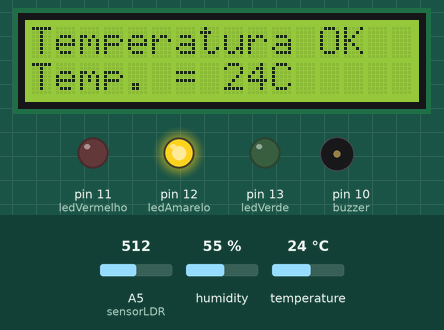
Recording of a sketch running on a simulated Arduino Uno, built with avr-gcc and run on an emulated ATmega328P. On the bench: 16×2 character LCD, output pins drawn as LEDs (lit = HIGH), buzzer (waves = sounding, pin HIGH). Inputs (shaded band) come from the test bench; at power-on: temperature 24 °C, A5 (sensorLDR) = 512, humidity 55 %. What the sketch prints to the serial monitor is not drawn.

Above: at 2.2 s.
2.3 s: temperature set to 27 °C
At 6.6 s:
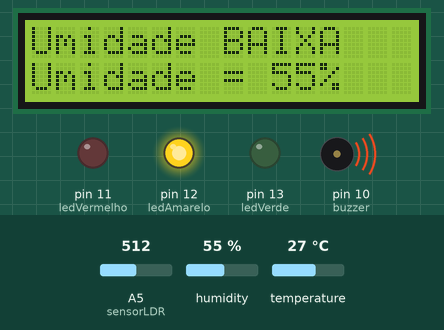
10.0 s: A5 (sensorLDR) set to 6
13.9 s: A5 (sensorLDR) set to 3
At 15.1 s:
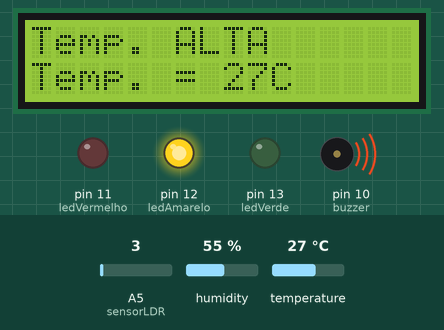
21.6 s: humidity set to 68 %
At 25.3 s:
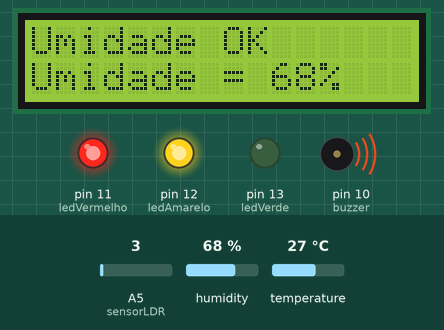
29.3 s: humidity set to 79 %
At 34.4 s:
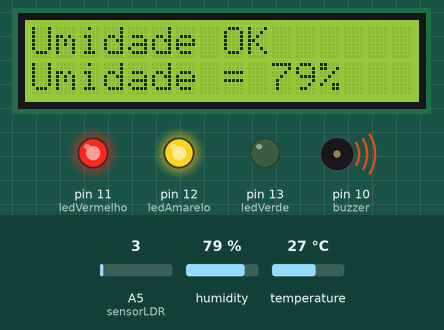
36.2 s: humidity set to 82 %
At 40.7 s:
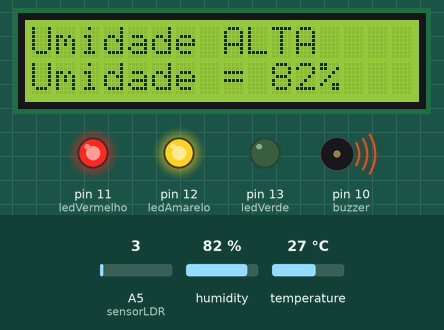
Timing chart, 0 to 44.9 s (numbered marks = the images above; inputs shaded):
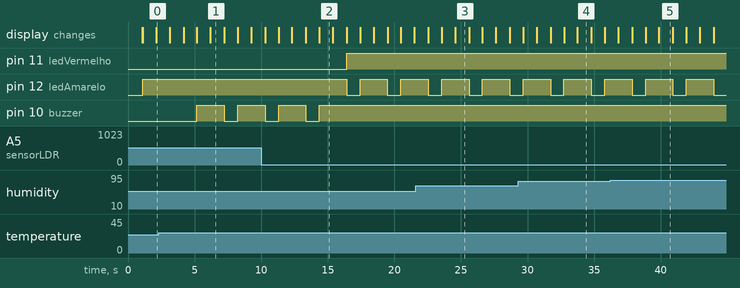

Measured:
- the behaviour switches between 25 and 26 °C on temperature (found by bisection; images 0 and 1)
- the behaviour switches between 5 and 4 on A5 (sensorLDR) (found by bisection; images 1 and 2)
- the behaviour switches between 80 and 81 % on humidity (found by bisection; images 4 and 5)
- after the input at 2.3 s, pin 10 (buzzer): LOW → HIGH after 2.9 s, → LOW 2.1 s later, → HIGH 1.0 s later; the display: first differs from a run without the input after 2.9 s (image 1 shows a later state)
- after the input at 13.9 s, pin 11 (ledVermelho): LOW → HIGH after 2.5 s; pin 12 (ledAmarelo): alternates HIGH for 2.1 s and LOW for 1.0 s, starting after 2.5 s; pin 10 (buzzer): goes on until 14.4 s, then stays HIGH
- after the input at 21.6 s, the display: first differs from a run without the input after 3.0 s (image 3)
- after the input at 36.2 s, the display: first differs from a run without the input after 3.7 s (image 5)

The sketch:

cp2-DHT.ino
```cpp
#include "DHT.h"
#include<LiquidCrystal.h>

LiquidCrystal lcd(7, 6, 5, 4, 3, 2);

int ledVermelho = 11;
int ledAmarelo = 12;
int ledVerde = 13;
int buzzer = 10;
int sensorLDR = A5;
const int sensorDHT = A4;
int limiteLDR = 600;

DHT dht(A4, DHT11);
int temp = 0;
int umid = 0;
int numLeituras = 0;
float mediaTemp = 0;
float mediaUmid = 0;

void setup() {
  pinMode(ledVermelho, OUTPUT);
  pinMode(ledAmarelo, OUTPUT);
  pinMode(ledVerde, OUTPUT);
  pinMode(buzzer, OUTPUT);
  pinMode(sensorLDR, INPUT);
  pinMode(sensorDHT, INPUT);

  Serial.begin(9600);
  delay(1000);
  lcd.begin(16, 2);
  dht.begin();
}

void loop() {
  temp = dht.readTemperature();
  umid = dht.readHumidity();

  mediaTemp += temp;
  mediaUmid += umid;
  numLeituras++;

  mediaTemp /= numLeituras;
  mediaUmid /= numLeituras;

  Serial.print("Temperatura média: ");
  Serial.print(temp);
  Serial.println(" *C");
  Serial.print("Umidade média: ");
  Serial.print(umid);
  Serial.println("%");

  if (numLeituras >= 1000) {
    numLeituras = 0;
    mediaTemp = 0;
    mediaUmid = 0;
  }
  Serial.println(sensorLDR);
  Serial.print("Umidade: ");
  Serial.print(umid);
  Serial.print("%");
  Serial.print(" / Temperatura: ");
  Serial.print(temp);
  Serial.println("*C");

  int leituraL = analogRead(sensorLDR);

  if (leituraL > limiteLDR) {
    lcd.clear();
    digitalWrite(ledVermelho, LOW);
    digitalWrite(ledAmarelo, LOW);
    digitalWrite(ledVerde, HIGH);
    digitalWrite(buzzer, LOW);
  }
  else if (leituraL >= 5) {
    lcd.clear();
    digitalWrite(ledAmarelo, HIGH);
    digitalWrite(ledVermelho, LOW);
    digitalWrite(ledVerde, LOW);
    digitalWrite(buzzer, LOW);
    lcd.setCursor(0,0);
    lcd.print("Ambiente a meia");
    lcd.setCursor(0,1);
    lcd.print("luz");
    delay(1000);

  }
  else {
    lcd.clear();
    digitalWrite(ledAmarelo, LOW);
    digitalWrite(ledVerde, LOW);
    digitalWrite(ledVermelho, HIGH);
    digitalWrite(buzzer, HIGH); // liga o buzzer
    lcd.setCursor(0,0);
    lcd.print("Ambiente Muito");
    lcd.setCursor(0,1);
    lcd.print("CLARO ");
    delay(1000);
  }
  if ((temp >= 10) && (temp <= 25)){
    lcd.clear();
    lcd.setCursor(0,0);
    lcd.print("Temperatura OK");
    lcd.setCursor(0,1);
    lcd.print("Temp. = ");
    lcd.print(temp, 1);
    lcd.print("C");
    delay(1000);
  }
  else if (temp > 26){
    lcd.clear();
    digitalWrite(ledAmarelo, HIGH);
    digitalWrite(buzzer, HIGH);
    lcd.setCursor(0,0);
    lcd.print("Temp. ALTA ");
    lcd.setCursor(0,1);
    lcd.print("Temp. = ");
    lcd.print(temp, 1);
    lcd.print("C");
    delay(1000);
  }
  else{
    lcd.clear();
    digitalWrite(ledAmarelo, HIGH);
    digitalWrite(buzzer, HIGH);
    lcd.setCursor(0,0);
    lcd.print("Temp. BAIXA ");
    lcd.setCursor(0,1);
    lcd.print("Temp. = ");
    lcd.print(temp, 1);
    lcd.print("C");
    delay(1000);
  }

  if ((umid >= 60) && (umid <= 80)){
    lcd.clear();
    lcd.setCursor(0,0);
    lcd.print("Umidade OK ");
    lcd.setCursor(0,1);
    lcd.print("Umidade = ");
    lcd.print(umid, 1);
    lcd.print("%");
    delay(1000);
  }
  else if (umid <= 59){
    lcd.clear();
    lcd.setCursor(0,0);
    lcd.print("Umidade BAIXA ");
    lcd.setCursor(0,1);
    lcd.print("Umidade = ");
    lcd.print(umid, 1);
    lcd.print("%");
    delay(1000);
  }
  else{
    lcd.clear();
    lcd.setCursor(0,0);
    lcd.print("Umidade ALTA ");
    lcd.setCursor(0,1);
    lcd.print("Umidade = ");
    lcd.print(umid, 1);
    lcd.print("%");
    delay(1000);
  }
}
```
